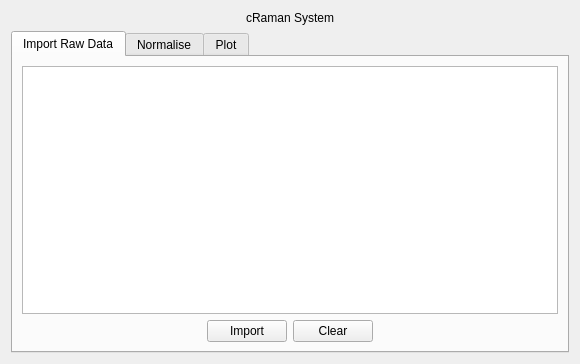
<?xml version="1.0" encoding="UTF-8"?>
<ui version="4.0">
 <class>Form</class>
 <widget class="QWidget" name="Form">
  <property name="geometry">
   <rect>
    <x>0</x>
    <y>0</y>
    <width>580</width>
    <height>364</height>
   </rect>
  </property>
  <property name="windowTitle">
   <string>Form</string>
  </property>
  <property name="styleSheet">
   <string notr="true">#label_header {
font: 16pt &quot;Courier&quot;;
}</string>
  </property>
  <layout class="QGridLayout" name="gridLayout">
   <item row="0" column="0">
    <layout class="QVBoxLayout" name="verticalLayout">
     <item>
      <widget class="QLabel" name="label_header">
       <property name="text">
        <string>cRaman System</string>
       </property>
       <property name="alignment">
        <set>Qt::AlignCenter</set>
       </property>
      </widget>
     </item>
     <item>
      <widget class="QTabWidget" name="tab_widget_main">
       <property name="currentIndex">
        <number>0</number>
       </property>
       <widget class="QWidget" name="tab_importer">
        <attribute name="title">
         <string>Import Raw Data</string>
        </attribute>
        <layout class="QGridLayout" name="gridLayout_2">
         <item row="0" column="0">
          <layout class="QVBoxLayout" name="verticalLayout_2">
           <item>
            <widget class="QTableWidget" name="table_files"/>
           </item>
           <item>
            <layout class="QHBoxLayout" name="horizontalLayout">
             <item>
              <spacer name="horizontalSpacer">
               <property name="orientation">
                <enum>Qt::Horizontal</enum>
               </property>
               <property name="sizeHint" stdset="0">
                <size>
                 <width>40</width>
                 <height>20</height>
                </size>
               </property>
              </spacer>
             </item>
             <item>
              <widget class="QPushButton" name="btn_import">
               <property name="text">
                <string>Import</string>
               </property>
              </widget>
             </item>
             <item>
              <widget class="QPushButton" name="btn_clear">
               <property name="text">
                <string>Clear</string>
               </property>
              </widget>
             </item>
             <item>
              <spacer name="horizontalSpacer_2">
               <property name="orientation">
                <enum>Qt::Horizontal</enum>
               </property>
               <property name="sizeHint" stdset="0">
                <size>
                 <width>40</width>
                 <height>20</height>
                </size>
               </property>
              </spacer>
             </item>
            </layout>
           </item>
          </layout>
         </item>
        </layout>
       </widget>
       <widget class="QWidget" name="tab_normalise">
        <attribute name="title">
         <string>Normalise</string>
        </attribute>
        <layout class="QGridLayout" name="gridLayout_3">
         <item row="0" column="0">
          <layout class="QVBoxLayout" name="verticalLayout_3">
           <item>
            <layout class="QHBoxLayout" name="horizontalLayout_2" stretch="0,1,0,0,0">
             <item>
              <widget class="QLabel" name="label_raw">
               <property name="text">
                <string>Choose Raw File</string>
               </property>
              </widget>
             </item>
             <item>
              <widget class="QComboBox" name="combo_raw"/>
             </item>
             <item>
              <widget class="QLabel" name="label_param">
               <property name="text">
                <string>Wave Offset</string>
               </property>
              </widget>
             </item>
             <item>
              <widget class="QLineEdit" name="edit_param"/>
             </item>
             <item>
              <widget class="QPushButton" name="btn_normalise">
               <property name="text">
                <string>Normalise</string>
               </property>
              </widget>
             </item>
            </layout>
           </item>
           <item>
            <widget class="QTableWidget" name="table_results"/>
           </item>
          </layout>
         </item>
        </layout>
       </widget>
       <widget class="QWidget" name="tab_plot">
        <attribute name="title">
         <string>Plot</string>
        </attribute>
        <layout class="QGridLayout" name="gridLayout_4">
         <item row="0" column="0">
          <layout class="QVBoxLayout" name="verticalLayout_4">
           <item>
            <layout class="QHBoxLayout" name="horizontalLayout_3" stretch="0,1,0">
             <item>
              <widget class="QLabel" name="label_result">
               <property name="text">
                <string>Choose Normalised Data</string>
               </property>
              </widget>
             </item>
             <item>
              <widget class="QComboBox" name="combo_result"/>
             </item>
             <item>
              <widget class="QPushButton" name="btn_plot">
               <property name="text">
                <string>Plot</string>
               </property>
              </widget>
             </item>
            </layout>
           </item>
           <item>
            <widget class="CanvasWidget" name="graphics_view"/>
           </item>
          </layout>
         </item>
        </layout>
       </widget>
      </widget>
     </item>
    </layout>
   </item>
  </layout>
 </widget>
 <customwidgets>
  <customwidget>
   <class>CanvasWidget</class>
   <extends>QGraphicsView</extends>
   <header>plot_tool.h</header>
  </customwidget>
 </customwidgets>
 <resources/>
 <connections/>
</ui>
